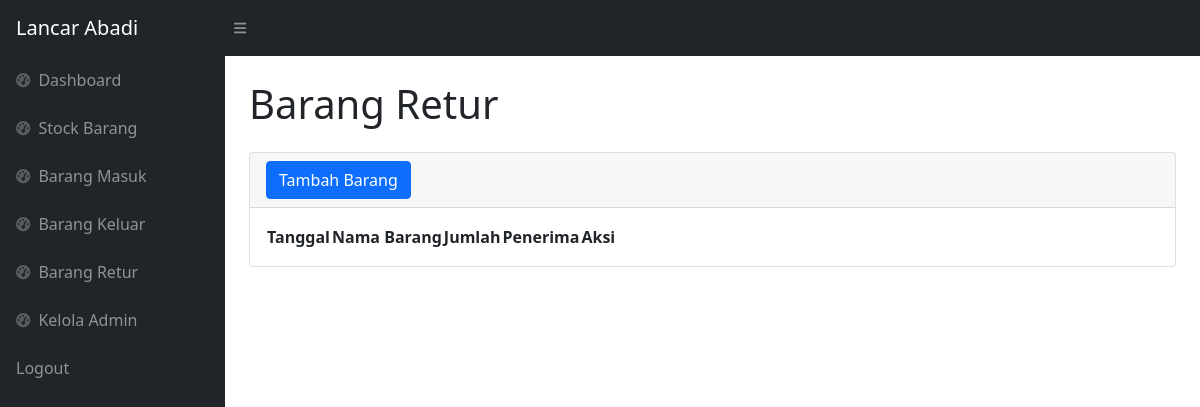
The app's page /superAdmin/retur.php (signed in), older data.
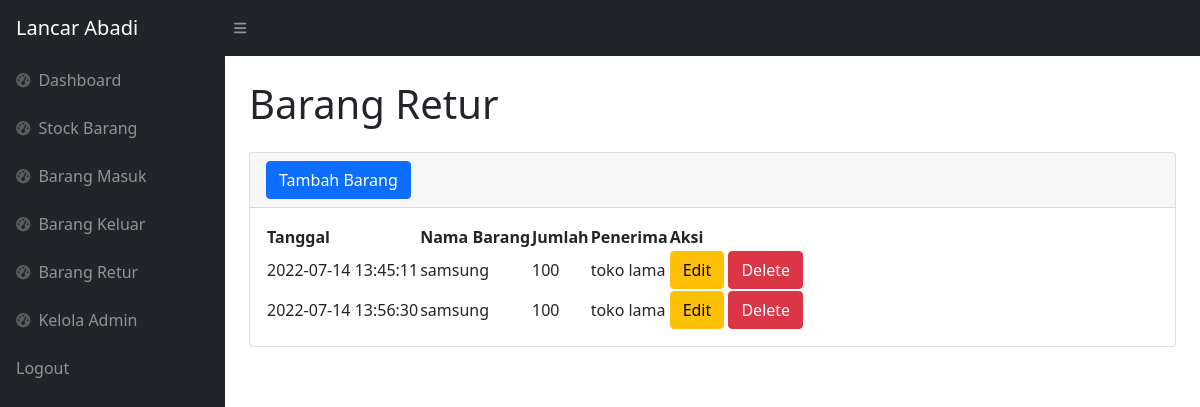
The same page, newer data.
### tables this page shows
CREATE TABLE `retur` (
  `idretur` int(11) NOT NULL,
  `idbarang` int(11) NOT NULL,
  `tanggal` timestamp NOT NULL DEFAULT CURRENT_TIMESTAMP,
  `penerima` varchar(25) NOT NULL,
  `qty` int(11) NOT NULL
);

CREATE TABLE `stock` (
  `idbarang` int(11) NOT NULL,
  `namabarang` varchar(25) NOT NULL,
  `deskripsi` varchar(50) NOT NULL,
  `stock` int(11) NOT NULL,
  `image` varchar(99) DEFAULT NULL
);

### superAdmin/retur.php (the view, shortened to what the changed rows need)
<?php
require '../function.php';
?>
<!DOCTYPE html>
<html lang="en">
<head>
    <link href="https://cdn.jsdelivr.net/npm/simple-datatables@latest/dist/style.css" rel="stylesheet" />
    <link href="../css/styles.css" rel="stylesheet" />
</head>
<body class="sb-nav-fixed">
    <div id="layoutSidenav">
        <div id="layoutSidenav_content">
            <main>
                <div class="container-fluid px-4">
                    <h1 class="mt-4 mb-4">Barang Retur</h1>
                    <div class="card mb-4">
                        <div class="card-body">
                            <table id="datatablesSimple">
                                <thead>
                                    <tr>
                                        <th>Tanggal</th>
                                        <th>Nama Barang</th>
                                        <th>Jumlah</th>
                                        <th>Penerima</th>
                                        <th>Aksi</th>
                                    </tr>
                                </thead>
                                <tbody>
                                    <?php
                                    $ambilsemuadatastock = mysqli_query($conn, "select * from retur r,stock s where s.idbarang=r.idbarang");
                                    while ($data = mysqli_fetch_array($ambilsemuadatastock)) {
                                        $idr = $data['idretur'];
                                        $tanggal = $data['tanggal'];
                                        $namabarang = $data['namabarang'];
                                        $qty = $data['qty'];
                                        $penerima = $data['penerima'];
                                    ?>
                                        <tr>
                                            <td><?= $tanggal ?></td>
                                            <td><?= $namabarang; ?></td>
                                            <td><?= $qty; ?></td>
                                            <td><?= $penerima; ?></td>
                                            <td>
                                                <button type="button" class="btn btn-warning" data-bs-toggle="modal" data-bs-target="#edit<?= $idr; ?>">
                                                    Edit
                                                </button>
                                                <button type="button" class="btn btn-danger" data-bs-toggle="modal" data-bs-target="#delete<?= $idr; ?>">
                                                    Delete
                                                </button>
                                            </td>
                                        </tr>
                                    <?php
                                    };
                                    ?>
                                </tbody>
                            </table>
                        </div>
                    </div>
                </div>
            </main>
        </div>
    </div>
</body>
</html>

Row changes from the older to the newer data that the page shows:
added retur: tanggal "2022-07-14 13:45:11", idbarang.namabarang "samsung", qty "100", penerima "toko lama"
added retur: tanggal "2022-07-14 13:56:30", idbarang.namabarang "samsung", qty "100", penerima "toko lama"
